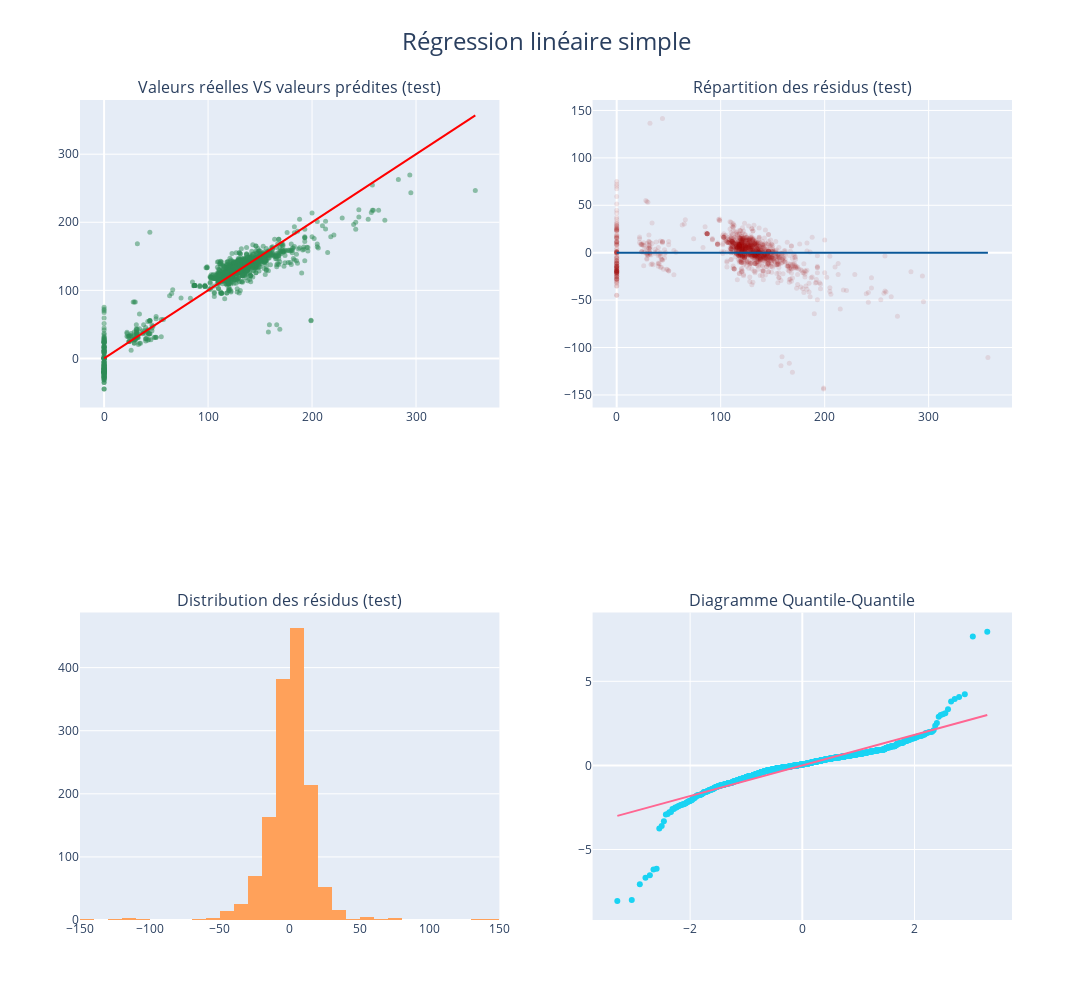

The cell this chart's notebook holds for it:
### Markdown cell above
# **1. Régression Linéaire**

### Code cell
# model configuration ant training
lr1 = LinearRegression()
lr1.fit(X_train, y_train)

pred = lr1.predict(X_train)
pred_test = lr1.predict(X_test)


co2.styles.display_combined_report(y_train, pred, y_test, pred_test, title='PERFORMANCES DU MODELE DE REGRESSION LINEAIRE')
co2.styles.displayer(pd.DataFrame({'Co2 Observé': y_test, 'Co2 prédit': pred_test},
             index=X_test.index), n=10, title='REGRESSION LINEAIRE: COMPARAISON DE QUELQUES VALEURS')

co2.viz.plot_regression_diagnostics(y_test, pred_test, y_train, "Régression linéaire simple", interactive=True, save=True, format='png')

### Figure 1 — Plotly figure (JSON) as saved in the notebook; plotly's stock layout.template omitted (floating-point values rounded to 4 significant figures; data arrays with more than 128 entries replaced by an {"elided": "..."} marker saying what was removed)
{"data": [{"marker": {"color": "#2E8B57", "opacity": 0.5, "size": 5}, "mode": "markers", "type": "scatter", "x": {"elided": "1425 int values"}, "xaxis": "x", "y": {"elided": "1425 float values"}, "yaxis": "y"}, {"line": {"color": "red"}, "mode": "lines", "type": "scatter", "x": [0, 357], "xaxis": "x", "y": [0, 357], "yaxis": "y"}, {"marker": {"color": "#980a10", "opacity": 0.1, "size": 5}, "mode": "markers", "type": "scatter", "x": {"elided": "1425 int values"}, "xaxis": "x2", "y": {"elided": "1425 float values"}, "yaxis": "y2"}, {"line": {"color": "#0a5798"}, "mode": "lines", "type": "scatter", "x": [0, 357], "xaxis": "x2", "y": [0, 0], "yaxis": "y2"}, {"nbinsx": 40, "type": "histogram", "x": {"elided": "1425 float values"}, "xaxis": "x3", "yaxis": "y3"}, {"mode": "markers", "type": "scatter", "x": {"elided": "1425 float values"}, "xaxis": "x4", "y": {"elided": "1425 float values"}, "yaxis": "y4"}, {"mode": "lines", "type": "scatter", "x": {"elided": "1425 float values"}, "xaxis": "x4", "y": {"elided": "1425 float values"}, "yaxis": "y4"}], "layout": {"annotations": [{"font": {"size": 16}, "showarrow": false, "text": "Valeurs réelles VS valeurs prédites (test)", "x": 0.225, "xanchor": "center", "xref": "paper", "y": 1, "yanchor": "bottom", "yref": "paper"}, {"font": {"size": 16}, "showarrow": false, "text": "Répartition des résidus (test)", "x": 0.775, "xanchor": "center", "xref": "paper", "y": 1, "yanchor": "bottom", "yref": "paper"}, {"font": {"size": 16}, "showarrow": false, "text": "Distribution des résidus (test)", "x": 0.225, "xanchor": "center", "xref": "paper", "y": 0.375, "yanchor": "bottom", "yref": "paper"}, {"font": {"size": 16}, "showarrow": false, "text": "Diagramme Quantile-Quantile", "x": 0.775, "xanchor": "center", "xref": "paper", "y": 0.375, "yanchor": "bottom", "yref": "paper"}], "height": 1000, "showlegend": false, "title": {"font": {"size": 24}, "text": "Régression linéaire simple", "x": 0.5}, "width": 1300, "xaxis": {"anchor": "y", "domain": [0, 0.45]}, "xaxis2": {"anchor": "y2", "domain": [0.55, 1]}, "xaxis3": {"anchor": "y3", "domain": [0, 0.45]}, "xaxis4": {"anchor": "y4", "domain": [0.55, 1]}, "yaxis": {"anchor": "x", "domain": [0.625, 1]}, "yaxis2": {"anchor": "x2", "domain": [0.625, 1]}, "yaxis3": {"anchor": "x3", "domain": [0, 0.375]}, "yaxis4": {"anchor": "x4", "domain": [0, 0.375]}}}
